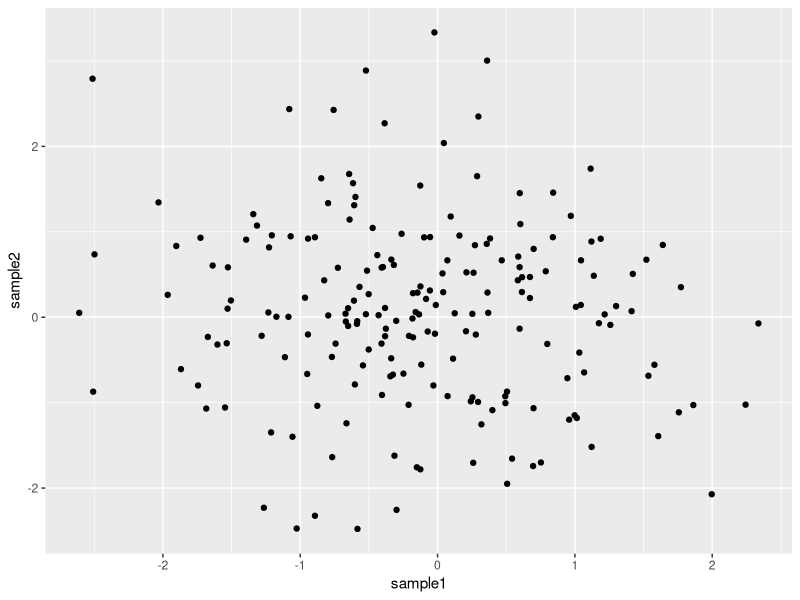
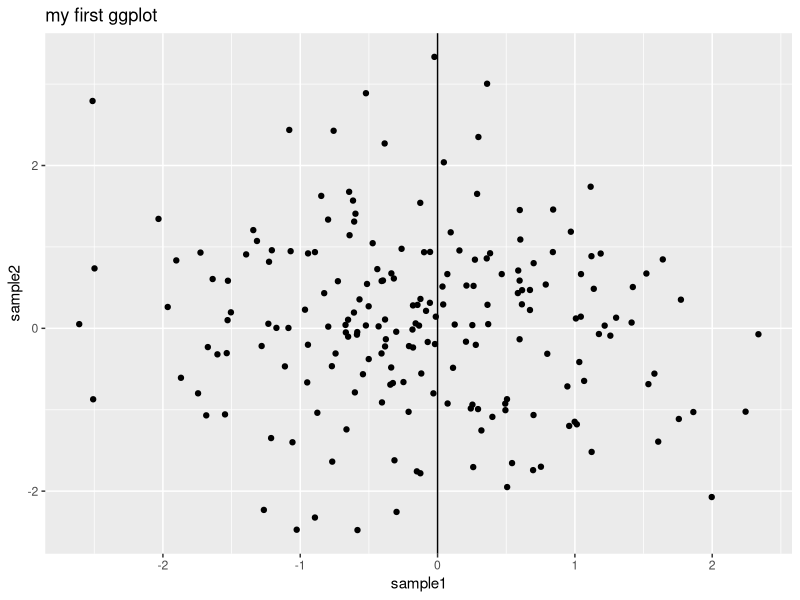
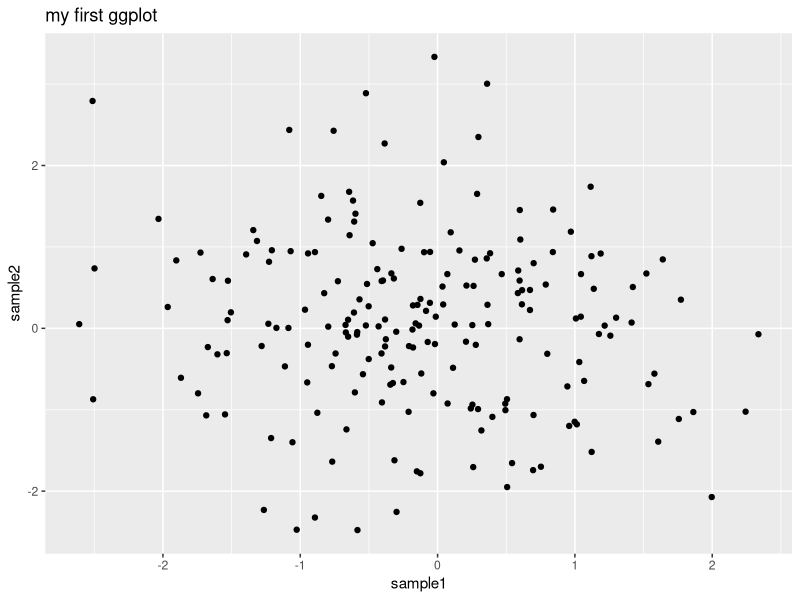
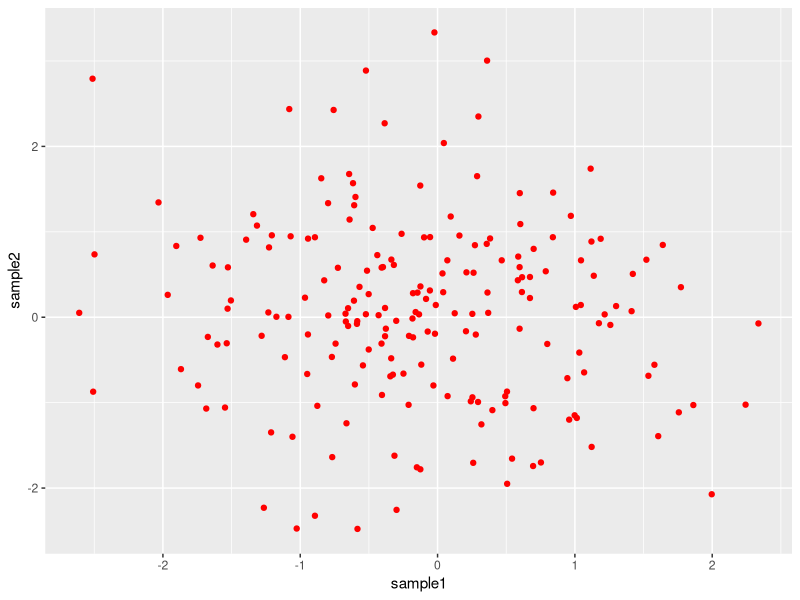
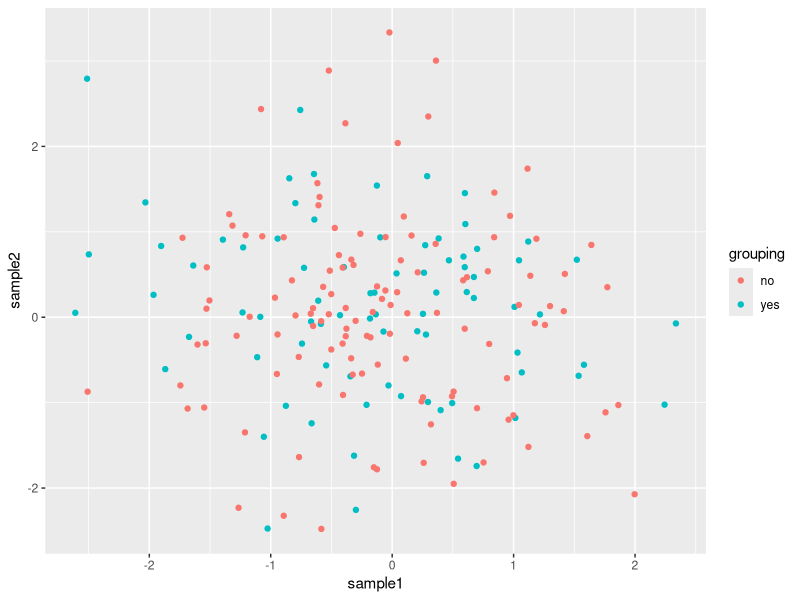
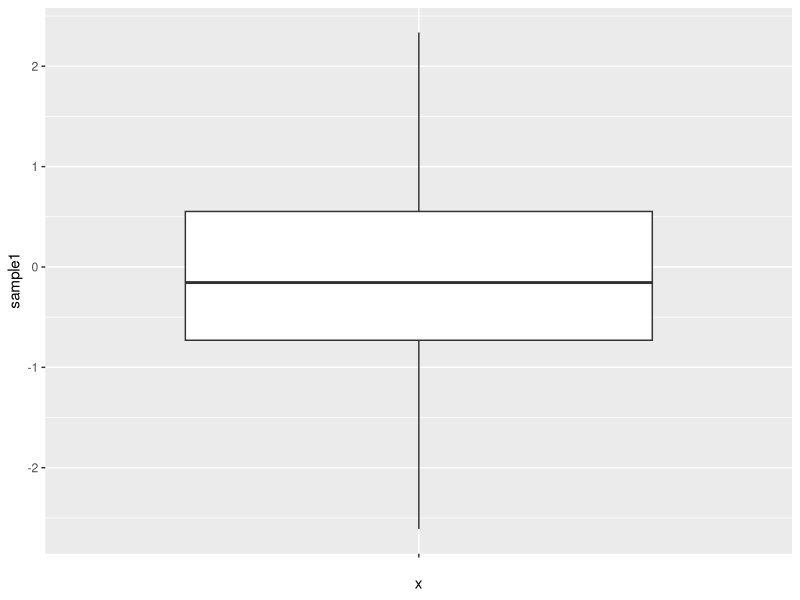
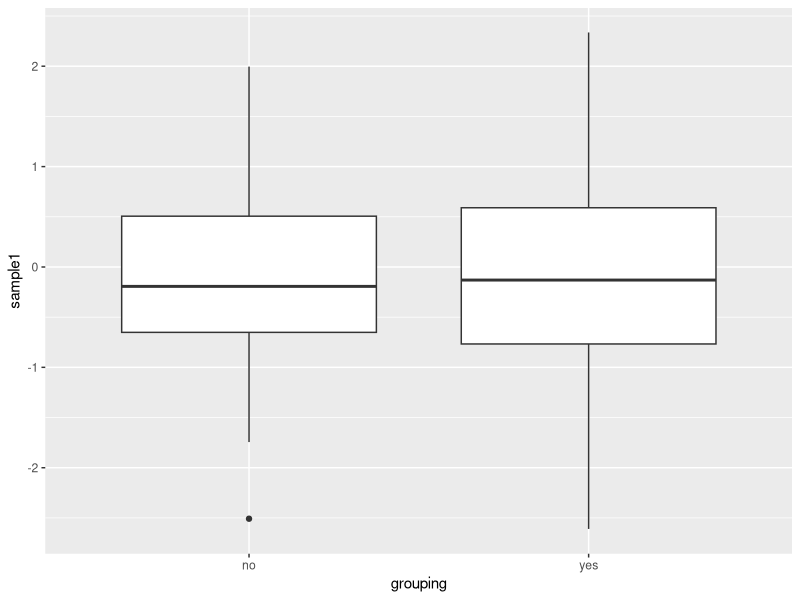
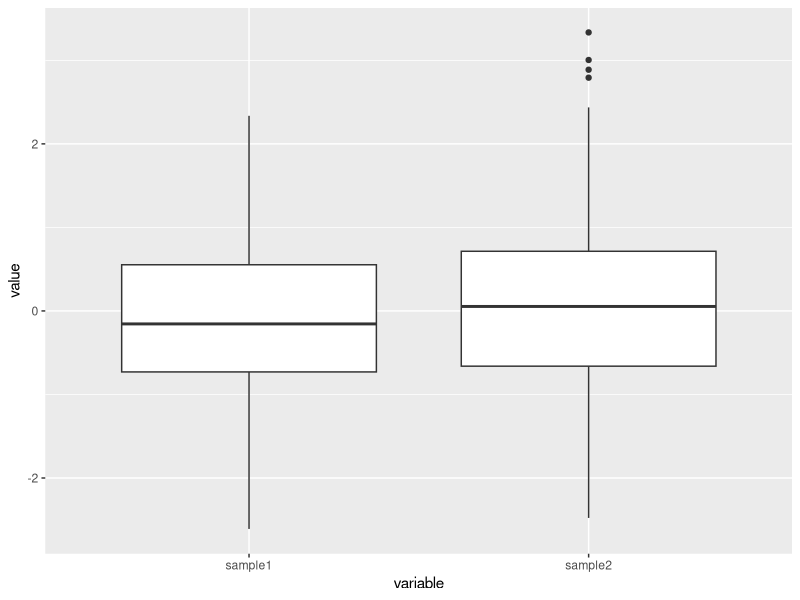

Generate these figures, in order, with R:
## ---- chunk 1
knitr::opts_chunk$set(fig.width=5, fig.height=4,
                      echo=TRUE, warning=FALSE, message=FALSE)
## ---- chunk 2
library(ggplot2)
## ---- chunk 3
# Create a data frame
df1 <- data.frame(sample1=rnorm(200), sample2=rnorm(200))

# Plot !
ggplot(data= df1 , mapping=aes(x=sample1, y=sample2)) + 
	geom_point()
## ---- chunk 4
ggplot(data= df1 , mapping=aes(x=sample1, y=sample2)) + 
  geom_point() +
	ggtitle(label="my first ggplot") +
	geom_vline(xintercept=0)
## ---- chunk 5
# Save in an object
p <- ggplot(data= df1 , mapping=aes(x=sample1, y=sample2)) +
	geom_point()
# Add layers to that object
p + ggtitle(label="my first ggplot")
## ---- chunk 6
ggplot(data=df1 , mapping=aes(x=sample1, y=sample2)) +
	geom_point(color="red") 
## ---- chunk 7
# Build a data frame from df1: add a column with "yes" and "no"
df2 <- data.frame(df1, grouping=rep(c("yes", "no"), c(80, 120)))

# Plot and add the color parameter in the aes():
pscat <- ggplot(data=df2, mapping=aes(x=sample1, y=sample2, color=grouping)) + 
  geom_point()
pscat
## ---- chunk 8
ggplot(data=df2, mapping=aes(x="", y=sample1)) + geom_boxplot()
## ---- chunk 9
ggplot(data=df2, mapping=aes(x=grouping, y=sample1)) + geom_boxplot()
## ---- chunk 10
# load package
library("reshape2")

# convert to long format
df_long <- melt(data=df2)
	# all numeric values are organized into only one column: value
# plot:
ggplot(data=df_long, mapping=aes(x=variable, y=value)) + 
  geom_boxplot()
## ---- chunk 11
# Either color (color of the box border)
ggplot(data=df_long, mapping=aes(x=variable, y=value, color=grouping)) + 
  geom_boxplot()
## ---- chunk 12
# Or fill (color inside the box)
ggplot(data=df_long, mapping=aes(x=variable, y=value, fill=grouping)) + 
  geom_boxplot()
## ---- chunk 13
pbox_fill <- ggplot(data=df_long, mapping=aes(x=variable, y=value, fill=grouping)) + 
	geom_boxplot() +
	scale_fill_manual(values=c("slateblue2", "chocolate"))

pbox_fill

pbox_col <- ggplot(data=df_long, mapping=aes(x=variable, y=value, color=grouping)) +
        geom_boxplot() +
        scale_color_manual(values=c("slateblue2", "chocolate"))
pbox_col
## ---- chunk 14
# A simple bar plot
ggplot(data=df2, mapping=aes(x=grouping)) + geom_bar()
## ---- chunk 15
# Save the plot in the object "p"
pbar <- ggplot(data=df2, mapping=aes(x=grouping, fill=grouping)) + 
  geom_bar()

pbar

# Change x axis label with scale_x_discrete and change order of the bars:
p2 <- pbar + scale_x_discrete(name="counts of yes / no", limits=c("yes", "no"))

p2

# Swapping x and y axis with coord_flip():
p3 <- p2 + coord_flip()

p3

# Change fill
p4 <- p3 + scale_fill_manual(values=c("yellow", "cyan"))

p4
## ---- chunk 16
pcr <- data.frame(Dkk1=c(18.2, 18.1, 17.8, 17.85, 18.6, 12.4, 10.7),
                  Pten=c(15.1,15.2, 15.0, 15.6, 15.3, 14.8, 15.9),
                  Tp53=c(9.1, 9.9, 9.25, 8.7, 8.8, 9.3, 7.8))
## ---- chunk 17
pcr_summary <- data.frame(average=apply(pcr, 2, mean), 
                          standard_deviation=apply(pcr, 2, sd),
                          genes=colnames(pcr))
## ---- chunk 18
ggplot(pcr_summary, aes(x=genes, y=average, fill=genes)) + 
  geom_bar(stat = "identity") +
  geom_errorbar(aes(ymin=average-standard_deviation, ymax=average+standard_deviation), colour="black", width=.1) 
## ---- chunk 19
ggplot(data=df1, mapping=aes(x=sample1)) + geom_histogram()
## ---- chunk 20
ggplot(data=df_long, mapping=aes(x=value)) + geom_histogram()
## ---- chunk 21
ggplot(data=df_long, mapping=aes(x=value, fill=variable)) + geom_histogram()
## ---- chunk 22
phist <- ggplot(data=df_long, mapping=aes(x=value, fill=variable)) + 
	geom_histogram(position='dodge')
phist
## ---- chunk 23
# go back to a previous plot
p <- ggplot(data=df_long, mapping=aes(x=value)) + geom_histogram()

# Try different themes
p + theme_bw()
p + theme_minimal()
p + theme_void()
p + theme_grey()
p + theme_dark()
p + theme_light() 
## ---- chunk 24
# load package
library(gridExtra)
# 2 rows and 2 columns
grid.arrange(pscat, pbox_fill, pbar, phist, nrow=2, ncol=2)
## ---- chunk 25
# 1 row and 4 columns
grid.arrange(pscat, pbox_fill, pbar, phist, nrow=1, ncol=4)
